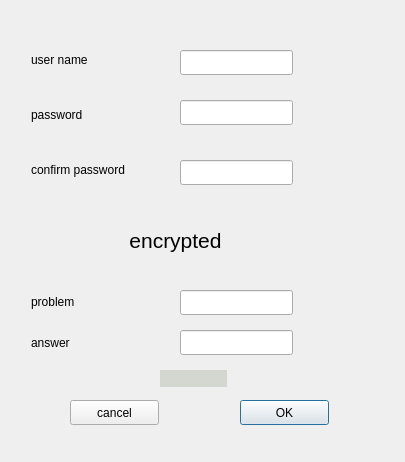
<?xml version="1.0" encoding="UTF-8"?>
<ui version="4.0">
 <class>zhuce</class>
 <widget class="QDialog" name="zhuce">
  <property name="geometry">
   <rect>
    <x>0</x>
    <y>0</y>
    <width>405</width>
    <height>462</height>
   </rect>
  </property>
  <property name="windowTitle">
   <string>Dialog</string>
  </property>
  <widget class="QLabel" name="username">
   <property name="geometry">
    <rect>
     <x>31</x>
     <y>51</y>
     <width>71</width>
     <height>17</height>
    </rect>
   </property>
   <property name="text">
    <string>user name</string>
   </property>
  </widget>
  <widget class="QLabel" name="password">
   <property name="geometry">
    <rect>
     <x>31</x>
     <y>106</y>
     <width>69</width>
     <height>17</height>
    </rect>
   </property>
   <property name="text">
    <string>password </string>
   </property>
  </widget>
  <widget class="QLabel" name="confirmpassword">
   <property name="geometry">
    <rect>
     <x>31</x>
     <y>161</y>
     <width>121</width>
     <height>17</height>
    </rect>
   </property>
   <property name="text">
    <string>confirm password</string>
   </property>
  </widget>
  <widget class="QLabel" name="label_5">
   <property name="geometry">
    <rect>
     <x>70</x>
     <y>220</y>
     <width>211</width>
     <height>41</height>
    </rect>
   </property>
   <property name="font">
    <font>
     <pointsize>16</pointsize>
    </font>
   </property>
   <property name="text">
    <string>encrypted</string>
   </property>
   <property name="alignment">
    <set>Qt::AlignCenter</set>
   </property>
  </widget>
  <widget class="QLabel" name="problem">
   <property name="geometry">
    <rect>
     <x>31</x>
     <y>293</y>
     <width>67</width>
     <height>17</height>
    </rect>
   </property>
   <property name="text">
    <string>problem</string>
   </property>
  </widget>
  <widget class="QLabel" name="answer">
   <property name="geometry">
    <rect>
     <x>31</x>
     <y>334</y>
     <width>67</width>
     <height>17</height>
    </rect>
   </property>
   <property name="text">
    <string>answer</string>
   </property>
  </widget>
  <widget class="QPushButton" name="confirm">
   <property name="geometry">
    <rect>
     <x>240</x>
     <y>400</y>
     <width>89</width>
     <height>25</height>
    </rect>
   </property>
   <property name="text">
    <string>OK</string>
   </property>
  </widget>
  <widget class="QPushButton" name="cancel">
   <property name="geometry">
    <rect>
     <x>70</x>
     <y>400</y>
     <width>89</width>
     <height>25</height>
    </rect>
   </property>
   <property name="text">
    <string>cancel</string>
   </property>
  </widget>
  <widget class="QLineEdit" name="username_2">
   <property name="geometry">
    <rect>
     <x>180</x>
     <y>50</y>
     <width>113</width>
     <height>25</height>
    </rect>
   </property>
  </widget>
  <widget class="QLineEdit" name="password_2">
   <property name="geometry">
    <rect>
     <x>180</x>
     <y>100</y>
     <width>113</width>
     <height>25</height>
    </rect>
   </property>
  </widget>
  <widget class="QLineEdit" name="confirmpassword_2">
   <property name="geometry">
    <rect>
     <x>180</x>
     <y>160</y>
     <width>113</width>
     <height>25</height>
    </rect>
   </property>
  </widget>
  <widget class="QLineEdit" name="problem_2">
   <property name="geometry">
    <rect>
     <x>180</x>
     <y>290</y>
     <width>113</width>
     <height>25</height>
    </rect>
   </property>
  </widget>
  <widget class="QLineEdit" name="answer_2">
   <property name="geometry">
    <rect>
     <x>180</x>
     <y>330</y>
     <width>113</width>
     <height>25</height>
    </rect>
   </property>
  </widget>
  <widget class="QLabel" name="tishi">
   <property name="geometry">
    <rect>
     <x>160</x>
     <y>370</y>
     <width>67</width>
     <height>17</height>
    </rect>
   </property>
   <property name="styleSheet">
    <string notr="true">background-color: rgb(211, 215, 207);</string>
   </property>
   <property name="text">
    <string/>
   </property>
  </widget>
 </widget>
 <resources/>
 <connections/>
</ui>
